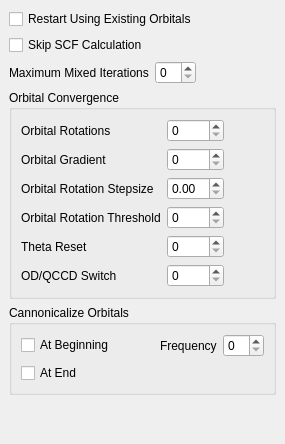
       <widget class="QWidget" name="AdvancedActiveSpace" >
        <layout class="QVBoxLayout" >
         <property name="margin" >
          <number>9</number>
         </property>
         <property name="spacing" >
          <number>6</number>
         </property>
         <item>
          <widget class="QCheckBox" name="cc_restart" >
           <property name="text" >
            <string>Restart Using Existing Orbitals</string>
           </property>
          </widget>
         </item>
         <item>
          <widget class="QCheckBox" name="cc_restart_no_scf" >
           <property name="text" >
            <string>Skip SCF Calculation</string>
           </property>
          </widget>
         </item>
         <item>
          <layout class="QHBoxLayout" >
           <property name="margin" >
            <number>0</number>
           </property>
           <property name="spacing" >
            <number>6</number>
           </property>
           <item>
            <widget class="QLabel" name="label_179" >
             <property name="text" >
              <string>Maximum Mixed Iterations</string>
             </property>
            </widget>
           </item>
           <item>
            <widget class="QSpinBox" name="cc_iterate_ov" />
           </item>
           <item>
            <spacer>
             <property name="orientation" >
              <enum>Qt::Horizontal</enum>
             </property>
             <property name="sizeHint" >
              <size>
               <width>40</width>
               <height>20</height>
              </size>
             </property>
            </spacer>
           </item>
          </layout>
         </item>
         <item>
          <widget class="QGroupBox" name="groupBox_16" >
           <property name="title" >
            <string>Orbital Convergence</string>
           </property>
           <layout class="QGridLayout" >
            <property name="margin" >
             <number>9</number>
            </property>
            <property name="spacing" >
             <number>6</number>
            </property>
            <item row="3" column="1" >
             <widget class="QSpinBox" name="cc_theta_grad_thresh" />
            </item>
            <item row="2" column="0" >
             <widget class="QLabel" name="label_159" >
              <property name="text" >
               <string>Orbital Rotation Stepsize</string>
              </property>
             </widget>
            </item>
            <item row="0" column="0" >
             <widget class="QLabel" name="label_125" >
              <property name="text" >
               <string>Orbital Rotations</string>
              </property>
             </widget>
            </item>
            <item row="0" column="1" >
             <widget class="QSpinBox" name="cc_theta_conv" />
            </item>
            <item row="4" column="0" >
             <widget class="QLabel" name="label_178" >
              <property name="text" >
               <string>Theta Reset</string>
              </property>
             </widget>
            </item>
            <item row="0" column="2" >
             <spacer>
              <property name="orientation" >
               <enum>Qt::Horizontal</enum>
              </property>
              <property name="sizeHint" >
               <size>
                <width>40</width>
                <height>20</height>
               </size>
              </property>
             </spacer>
            </item>
            <item row="4" column="1" >
             <widget class="QSpinBox" name="cc_reset_theta" />
            </item>
            <item row="1" column="1" >
             <widget class="QSpinBox" name="cc_theta_grad_conv" />
            </item>
            <item row="2" column="1" >
             <widget class="QDoubleSpinBox" name="cc_theta_stepsize" />
            </item>
            <item row="3" column="0" >
             <widget class="QLabel" name="label_177" >
              <property name="text" >
               <string>Orbital Rotation Threshold</string>
              </property>
             </widget>
            </item>
            <item row="1" column="0" >
             <widget class="QLabel" name="label_126" >
              <property name="text" >
               <string>Orbital Gradient</string>
              </property>
             </widget>
            </item>
            <item row="5" column="0" >
             <widget class="QLabel" name="label_64" >
              <property name="text" >
               <string>OD/QCCD Switch</string>
              </property>
             </widget>
            </item>
            <item row="5" column="1" >
             <widget class="QSpinBox" name="cc_qccd_theta_switch" />
            </item>
           </layout>
          </widget>
         </item>
         <item>
          <widget class="QGroupBox" name="groupBox_19" >
           <property name="title" >
            <string>Cannonicalize Orbitals</string>
           </property>
           <layout class="QVBoxLayout" >
            <property name="margin" >
             <number>9</number>
            </property>
            <property name="spacing" >
             <number>6</number>
            </property>
            <item>
             <layout class="QHBoxLayout" >
              <property name="margin" >
               <number>0</number>
              </property>
              <property name="spacing" >
               <number>6</number>
              </property>
              <item>
               <widget class="QCheckBox" name="cc_canonize" >
                <property name="text" >
                 <string>At Beginning</string>
                </property>
               </widget>
              </item>
              <item>
               <spacer>
                <property name="orientation" >
                 <enum>Qt::Horizontal</enum>
                </property>
                <property name="sizeHint" >
                 <size>
                  <width>40</width>
                  <height>20</height>
                 </size>
                </property>
               </spacer>
              </item>
              <item>
               <widget class="QLabel" name="label_182" >
                <property name="text" >
                 <string>Frequency</string>
                </property>
               </widget>
              </item>
              <item>
               <widget class="QSpinBox" name="cc_canonize_frequency" />
              </item>
             </layout>
            </item>
            <item>
             <widget class="QCheckBox" name="cc_canonize_final" >
              <property name="text" >
               <string>At End</string>
              </property>
             </widget>
            </item>
           </layout>
          </widget>
         </item>
         <item>
          <spacer>
           <property name="orientation" >
            <enum>Qt::Vertical</enum>
           </property>
           <property name="sizeHint" >
            <size>
             <width>20</width>
             <height>40</height>
            </size>
           </property>
          </spacer>
         </item>
        </layout>
       </widget>
